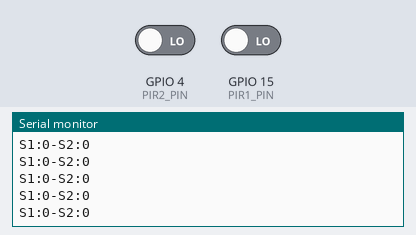
Bench run of a program on a simulated ESP32. On the bench: the last lines printed to the serial monitor. Inputs (shaded band) come from the test bench; at power-on: GPIO 4 (PIR2_PIN) LOW, GPIO 15 (PIR1_PIN) LOW. WiFi joins after 1.5 s; servers stay silent unless stated; no MQTT or app messages arrive unless stated.

Above: at 2.9 s.
3.0 s: GPIO 4 (PIR2_PIN) driven HIGH
At 3.23 s:
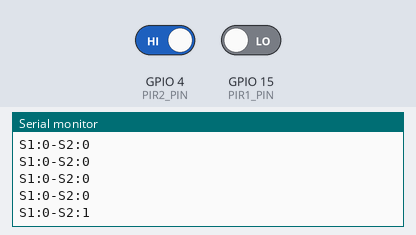
4.5 s: GPIO 15 (PIR1_PIN) driven HIGH
At 5.6 s:
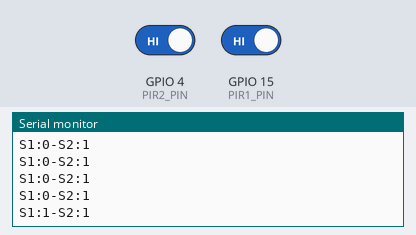
6.0 s: GPIO 4 (PIR2_PIN) driven LOW
At 6.29 s:
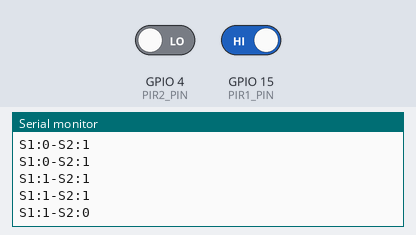

Measured:
- after the input at 3.0 s, the serial monitor: prints a new line after 0.05 s (image 1)
- after the input at 4.5 s, the serial monitor: prints a new line after 0.06 s (image 2)
- after the input at 6.0 s, the serial monitor: prints a new line after 0.11 s (image 3)

The program:

main.cpp
```cpp
#include <Arduino.h>
#include <PubSubClient.h>
#include <WiFi.h>
#include <iWifi.h>
#include <definitions.h>

WiFiClient esp_client;
PubSubClient client(esp_client);
iWifi my_wifi(SSID, PASSWORD);

int people_counter, old_people_counter;
unsigned int s1_value, s2_value;
boolean s1_detected, s2_detected;
boolean entry, output;
unsigned long send_time;

void reconnect();
void counter_people();
void send_data();
boolean check_data();
boolean check_send_time();

void setup()
{
  people_counter = old_people_counter = 0;
  s1_detected = s2_detected = false;
  s1_value = s2_value = 0;
  send_time = 0;

  Serial.begin(BAUD_RATE);
  pinMode(PIR1_PIN, INPUT_PULLDOWN);
  pinMode(PIR2_PIN, INPUT_PULLDOWN);

  my_wifi.connect();
  client.setServer(MQTT_SERVER, MOSQUITTO_PORT);
}

void loop()
{
  if (!client.connected())
    reconnect();
  client.loop();

  counter_people();

  if (check_data() || check_send_time())
  send_data();
}

void reconnect()
{
  while (!client.connected())
  {
    if (!client.connect("door_node"))
      delay(2000);
    yield();
  }
}

void counter_people()
{
  s2_value = digitalRead(PIR2_PIN);
  //delay(150);
  s1_value = digitalRead(PIR1_PIN);
  Serial.println("S1:" + String(s1_value) + "-S2:" + String(s2_value));

  /* States Machine */
  if (s1_value == HIGH && s2_value == HIGH)
  {
    if (entry)
    {
      people_counter++;
      delay(1000);
    }
    else if (output)
    {
      people_counter > 0 ? people_counter-- : people_counter = 0;

      delay(1000);
    }
    // Reset States
    entry = false;
    output = false;
  }

  else if (s1_value == LOW && s2_value == HIGH)
  {
    entry = true;
    output = false;
  }

  else if (s1_value == HIGH && s2_value == LOW)
  {
    entry = false;
    output = true;
  }

  else
  {
    entry = false;
    output = false;
  }

  delay(250);
}

boolean check_data()
{
  if (people_counter != old_people_counter)
  {
    old_people_counter = people_counter;
    return true;
  }
  return false;
}

boolean check_send_time()
{
  return (millis() - send_time) >= MAX_SEND_TIME;
}

void send_data()
{
  client.publish(state_topic.c_str(), line_protocol(people_counter).c_str());
  client.disconnect();
  send_time = millis();
}
```

definitions.h
```cpp
#include <Arduino.h>
#include <vector>

#define BAUD_RATE 115200
#define MIN_CO2_LEVEL 300.00

/* Network´s values */
#define MOSQUITTO_PORT 1883
const char *SSID = "Home";
const char *PASSWORD = "2+5+26+28=cumples";
const char *MQTT_SERVER_VM = "192.168.1.188";
const char *MQTT_SERVER = "192.168.1.140";

#define MAX_SEND_TIME 10000

/* PIR values */
#define PIR1_PIN 15
#define PIR2_PIN 4

/* MQTT Topics */
String ROOM_ID = "1";
String state_topic = "room/" + ROOM_ID + "/state";


/* Line protocol format */
String line_protocol(int people)
{
  return "state people=" + String(people);
}
```

iWifi.h
```cpp
#include <Arduino.h>

class iWifi
{
private:
  const char *_ssid;
  const char *_password;

public:
  iWifi(const char *ssid, const char *password);
  ~iWifi();
  void connect();
  String format_mac(IPAddress ip);
};
```

iWifi.cpp
```cpp
#include <iWifi.h>
#include <WiFi.h>

/* Class constructor */
iWifi::iWifi(const char *ssid, const char *password)
{
  _ssid = ssid;
  _password = password;
}

/* Class destructor */
iWifi::~iWifi() {}

void iWifi::connect()
{
  delay(250);
  Serial.print("[X] Connecting to " + String(_ssid));
  WiFi.mode(WIFI_STA);
  WiFi.begin(_ssid, _password);

  while (WiFi.status() != WL_CONNECTED)
  {
    delay(500);
    Serial.print(".");
  }

  Serial.println("\n[X] Connected to " + String(_ssid) + " as: " + format_mac(WiFi.localIP()));
}

String iWifi::format_mac(IPAddress ip)
{
  String str = "";
  unsigned int i;
  for (i = 0; i < 4; i++)
    str += i ? "." + String(ip[i]) : String(ip[i]);
  return str;
}
```
